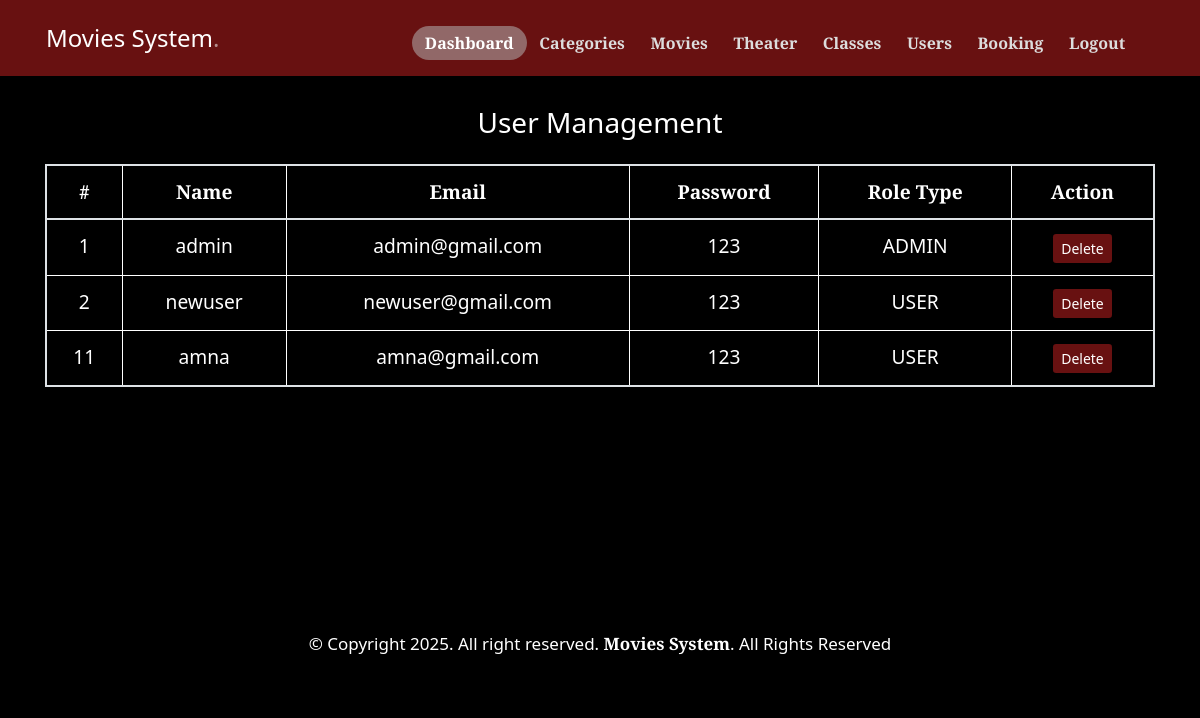
Page /admin/viewallusers.php (signed in) on the committed database.
### tables this page shows
CREATE TABLE `users` (
  `userid` int(11) NOT NULL,
  `name` varchar(50) NOT NULL,
  `email` varchar(50) NOT NULL,
  `password` varchar(50) NOT NULL,
  `roteype` int(11) NOT NULL
);

### admin/viewallusers.php (the view, shortened to what this page needs)
<?php
include('../connect.php');
?>
<!DOCTYPE html>
<html lang="en">
<head>
    <link href="https://cdn.jsdelivr.net/npm/bootstrap@5.3.0-alpha1/dist/css/bootstrap.min.css" rel="stylesheet">
</head>
<?php include('header.php'); ?>
<br><br>
<br><br>
<body>
<div class="container">
    <h3 class="mb-4">User Management</h3>
    <table class="table table-striped">
        <thead>
            <tr>
                <th>#</th>
                <th>Name</th>
                <th>Email</th>
                <th>Password</th>
                <th>Role Type</th>
                <th>Action</th>
            </tr>
        </thead>
        <tbody>
            <?php
            $sql = "SELECT * FROM `users`";
            $res  = mysqli_query($con, $sql);
            if(mysqli_num_rows($res) > 0){
                while($data = mysqli_fetch_array($res)){
            ?>
                    <tr>
                        <td><?= $data['userid'] ?></td>
                        <td><?= $data['name'] ?></td>
                        <td><?= $data['email'] ?></td>
                        <td><?= $data['password'] ?></td>
                        <td>
                            <?= $data['roteype'] == 1 ? "ADMIN" : "USER" ?>
                        </td>
                        <td>
                            <a href="viewallusers.php?userid=<?= $data['userid'] ?>"
                               onclick="return confirm('Are you sure you want to delete this user?')"
                               class="btn btn-danger btn-sm">Delete</a>
                        </td>
                    </tr>
            <?php
                }
            } else {
                echo '<tr><td colspan="6">No users found</td></tr>';
            }
            ?>
        </tbody>
    </table>
</div>
<?php include('footer.php'); ?>
</body>
</html>

### style.css (style rules this page uses)
* { margin: 0; padding: 0; box-sizing: border-box; }
body { background-color: #000; color: #fff; font-family: "Baskervville SC", system-ui; font-weight: 400; font-style: normal; margin: 0; padding: 0; line-height: 1.6; }

### admin/viewallusers.php (style rules this page uses)
body { font-family: "Baskervville SC", system-ui; background-color: #000 !important; color: #fff !important; }
.container { margin-top: 10px; }
h3 { font-family: "Baskervville SC", system-ui; font-weight: bold; }
.table { font-family: "Baskervville SC", system-ui; background-color: #000 !important; color: #fff !important; border: 2px solid white; border-radius: 8px; box-shadow: 0 4px 8px rgba(0, 0, 0, 0.1); }
.table th { font-family: "Baskervville SC", system-ui; background-color: #000 !important; color: #fff !important; font-weight: bold; }
.table td, .table th { font-family: "Baskervville SC", system-ui; font-size: 1.2rem; background-color: #000 !important; color: #fff !important; vertical-align: middle; border: 1px solid white; }
.btn { border-radius: 5px; padding: 6px 12px; }
.btn-danger { background-color: rgb(104, 17, 17) !important; border: none !important; color: white; transition: all 0.3s ease; font-family: "Baskervville SC", system-ui; font-size: 1.2rem; }

### admin/footer.php (style rules this page uses)
body { background-color: #111; text-align: center; }

### rows in the picture
users: userid "1", name "admin", email "admin@gmail.com", password "123", roteype "ADMIN"
users: userid "2", name "newuser", email "newuser@gmail.com", password "123", roteype "USER"
users: userid "11", name "amna", email "amna@gmail.com", password "123", roteype "USER"
